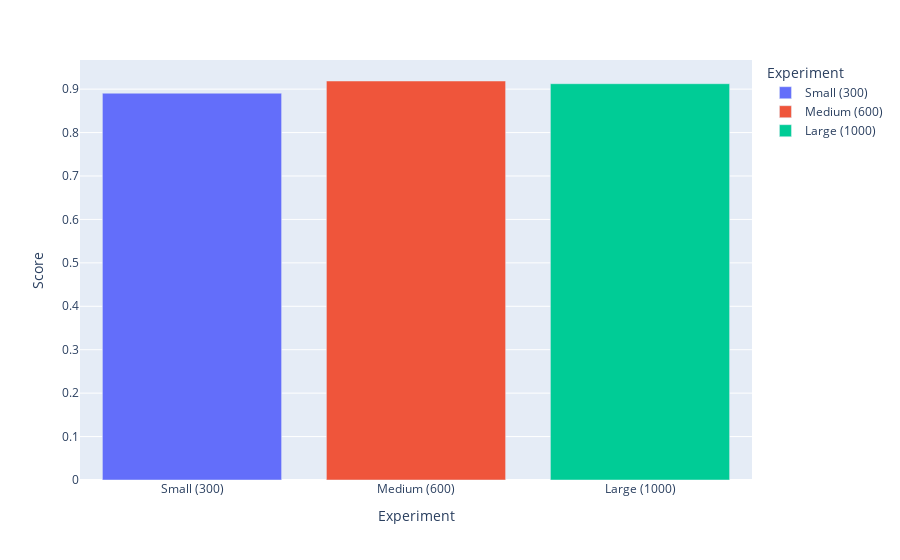

Notebook code cell kept with this figure:
### Code cell
fig = px.bar(
    data_frame=means, x="Experiment", y="Score", color="Experiment"
)
fig.show()

### Figure 1 — Plotly figure (JSON) as saved in the notebook; plotly's stock layout.template omitted (floating-point values rounded to 4 significant figures)
{"data": [{"hovertemplate": "Experiment=%{x}<br>Score=%{y}<extra></extra>", "legendgroup": "Small (300)", "marker": {"color": "#636efa", "pattern": {"shape": ""}}, "name": "Small (300)", "orientation": "v", "showlegend": true, "textposition": "auto", "type": "bar", "x": ["Small (300)"], "xaxis": "x", "y": [0.8906], "yaxis": "y"}, {"hovertemplate": "Experiment=%{x}<br>Score=%{y}<extra></extra>", "legendgroup": "Medium (600)", "marker": {"color": "#EF553B", "pattern": {"shape": ""}}, "name": "Medium (600)", "orientation": "v", "showlegend": true, "textposition": "auto", "type": "bar", "x": ["Medium (600)"], "xaxis": "x", "y": [0.9187], "yaxis": "y"}, {"hovertemplate": "Experiment=%{x}<br>Score=%{y}<extra></extra>", "legendgroup": "Large (1000)", "marker": {"color": "#00cc96", "pattern": {"shape": ""}}, "name": "Large (1000)", "orientation": "v", "showlegend": true, "textposition": "auto", "type": "bar", "x": ["Large (1000)"], "xaxis": "x", "y": [0.9125], "yaxis": "y"}], "layout": {"barmode": "relative", "legend": {"title": {"text": "Experiment"}, "tracegroupgap": 0}, "margin": {"t": 60}, "xaxis": {"anchor": "y", "categoryarray": ["Small (300)", "Medium (600)", "Large (1000)"], "categoryorder": "array", "domain": [0, 1], "title": {"text": "Experiment"}}, "yaxis": {"anchor": "x", "domain": [0, 1], "title": {"text": "Score"}}}}
